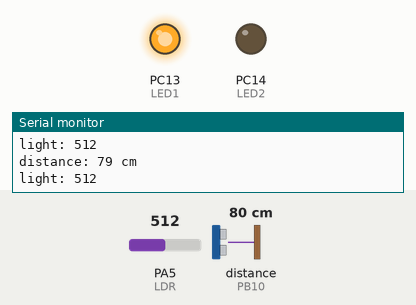
Bench run of a sketch on a simulated STM32 Blue Pill. Shown: output pins drawn as LEDs (lit = HIGH), the last lines printed to the serial monitor. Wiring (inferred from the names in the program): ultrasonic range finder: trigger PB11; echo PB10. Inputs (shaded band) come from the test bench; at power-on: distance to the obstacle (sensor on PB10) 80 cm, PA5 (LDR) = 512. The echo pulse lasts 58.3 µs per cm; pins used as bus, display or sensor lines are not drawn.

Above: at 1.8 s.
1.9 s: distance to the obstacle (sensor on PB10) set to 96 cm
3.4 s: distance to the obstacle (sensor on PB10) set to 104 cm
At 4.5 s:
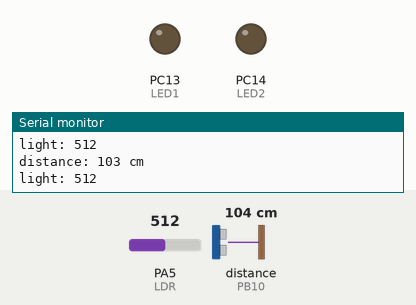
5.5 s: distance to the obstacle (sensor on PB10) set to 2 cm
At 6.4 s:
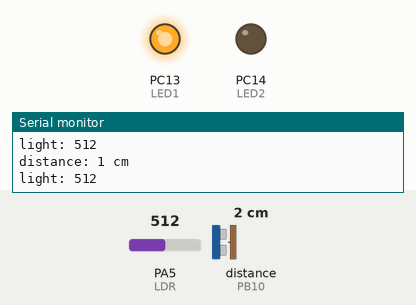
7.5 s: distance to the obstacle (sensor on PB10) set to 120 cm
At 9.4 s:
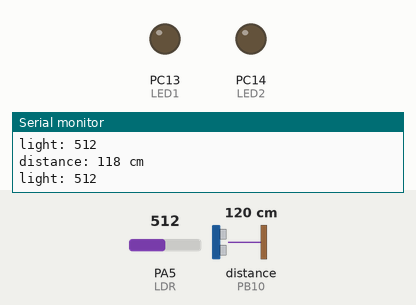
Timing chart, 0 to 10.5 s (numbered marks = the images above; inputs shaded):
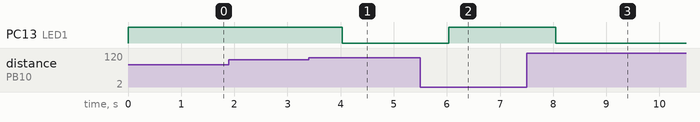

The sketch:

Intruder_alert.ino
```cpp
/*
  Credit
  HC-SR04 https://create.arduino.cc/projecthub/abdularbi17/ultrasonic-sensor-hc-sr04-with-arduino-tutorial-327ff6

  INPUT เซนเซอร์ระยะทาง HC-SR04 เซนเซอร์ดิจิตอล
  echoPin PB10    // ต่อกับ Echo ของ HC-SR04
  trigPin PB11    // ต่อกับ Trig ของ HC-SR04

  INPUT เซนเซอร์แสง LDR อนาลอก
  LDR PA5         // ต่อกับ A0 ของ LDR Sensor

  OUTPUT ไฟ LED
   LED1 PC13      // กำหนดขาต่อกับ LED1
   LED2 PC14      // กำหนดขาต่อกับ LED2
*/

#define echoPin PB10    // ต่อกับ Echo ของ HC-SR04
#define trigPin PB11    // ต่อกับ Trig ของ HC-SR04

#define LDR PA5         // ต่อกับ A0 ของ LDR Sensor

#define LED1 PC13      // กำหนดขาต่อกับ LED1
#define LED2 PC14      // กำหนดขาต่อกับ LED2

void setup() {
  Serial.begin(115200);
  Serial2.begin(9600); // Serial2 on rx,tx = PA3,PA2

  pinMode(trigPin, OUTPUT); // Sets the trigPin as an OUTPUT
  pinMode(echoPin, INPUT); // Sets the echoPin as an INPUT

  digitalWrite(LED1, LOW);
  pinMode(LED1, OUTPUT);
  digitalWrite(LED2, LOW);
  pinMode(LED2, OUTPUT);
}

void loop() {
  // อ่านค่าระยะห่างจาก HC-SR04
  int distance = distanceRead();
  Serial.print("distance: "); Serial.print(distance); Serial.println(" cm");

  // อ่านค่าแสงจาก LDR Sensor
  int light = analogRead(LDR);   // อ่านค่าอนาลอก มีค่า 0-4095
  Serial.print("light: "); Serial.println(light);

  // เงือนไขการทำงานหลอดไฟ1
  if (distance < 100) {         // ระยะนอ้ยกว่า 100cm ให้ LED1 ทำงาน
    digitalWrite(LED1, HIGH);
  } else {                                      // led ดับ
    digitalWrite(LED1, LOW);
  }

  // เงือนไขการทำงานหลอดไฟ2
  if (light > 3000) {         // ค่าจากแสงแสงมากกว่า 3000 ให้ LED2 ทำงาน
    digitalWrite(LED2, HIGH);
  } else {                                      // led ดับ
    digitalWrite(LED2, LOW);
  }

  // ส่งค่าไปยัง ESP
  Serial2.print("distance:"); Serial2.print(distance);
  Serial2.print("  light:"); Serial2.print(light);
  Serial2.print("  led_one:"); Serial2.print(digitalRead(LED1));
  Serial2.print("  led_two:"); Serial2.print(digitalRead(LED2));
  Serial2.print("\n");

  delay(1000);
}

int distanceRead() {

  long duration; // variable for the duration of sound wave travel
  int distance; // variable for the distance measurement

  digitalWrite(trigPin, LOW);
  delayMicroseconds(2);
  // Sets the trigPin HIGH (ACTIVE) for 10 microseconds
  digitalWrite(trigPin, HIGH);
  delayMicroseconds(10);
  digitalWrite(trigPin, LOW);
  // Reads the echoPin, returns the sound wave travel time in microseconds
  duration = pulseIn(echoPin, HIGH);
  // Calculating the distance
  distance = duration * 0.034 / 2; // Speed of sound wave divided by 2 (go and back)

  return distance;
}
```

Measured:
- the behaviour switches between 100 and 101 cm on distance to the obstacle (sensor on PB10) (found by bisection; images 0 and 1)
- after the input at 3.4 s, PC13 (LED1): HIGH → LOW after 0.63 s
- after the input at 5.5 s, PC13 (LED1): LOW → HIGH after 0.54 s
- after the input at 7.5 s, PC13 (LED1): HIGH → LOW after 0.55 s
